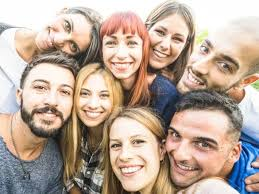
#> input picture core/download.jpg, 259 x 194 px, found by its file name
$ python learn.py
#> lines starting #> are read from the running program, lines starting #| are printed output that depends on the picture
import cv2


face_cascade = cv2.CascadeClassifier(cv2.data.haarcascades + "haarcascade_frontalface_default.xml")
print(face_cascade)
# image = cv2.imread(r"C:\Users\Administrator\OneDrive\Desktop\90789301.jpeg")
image = cv2.imread(r"C:\Users\Administrator\work\faceblur\core\download.jpg")
#> image is the input picture: shape (194, 259, 3); mean B, G, R 153.7, 167.5, 186.1
gray = cv2.cvtColor(image,cv2.COLOR_BGR2GRAY)
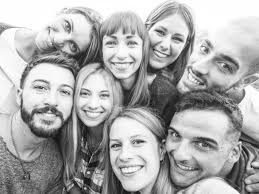
#> gray: shape (194, 259); min 1, max 255, mean 171.5

faces = face_cascade.detectMultiScale(gray,scaleFactor=1.1,minNeighbors=5)
#> faces = [[67, 73, 54, 54], [142, 16, 52, 52], [94, 21, 56, 56], [101, 119, 64, 64], [17, 64, 65, 65]]
print(faces)
#| [[ 67  73  54  54]
#|  [142  16  52  52]
#|  [ 94  21  56  56]
#|  [101 119  64  64]
#|  [ 17  64  65  65]]

for (x,y,w,h) in faces:
    face_region = image[y:y+h,x:x+w]
    blurred_face = cv2.GaussianBlur(face_region,(99,99),30)
    image[y:y+h,x:x+w] = blurred_face
    cv2.rectangle(image,(x,y),(x+w,y+h),(0,255,0),2)
#> this loop made 5 passes
#> pass 1, `face_region = image[y:y+h,x:x+w]`:
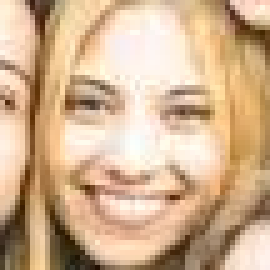
#> face_region: shape (54, 54, 3) (shown 5 times larger); mean B, G, R 144.1, 177.3, 209.3
#> pass 1, `blurred_face = cv2.GaussianBlur(face_region,(99,99),30)`:
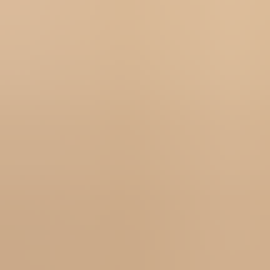
#> blurred_face: shape (54, 54, 3) (shown 5 times larger); mean B, G, R 144.8, 178.1, 210.3
#> pass 2, `face_region = image[y:y+h,x:x+w]`:
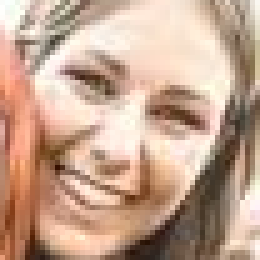
#> face_region: shape (52, 52, 3) (shown 5 times larger); mean B, G, R 143.4, 164, 196.1
#> pass 2, `blurred_face = cv2.GaussianBlur(face_region,(99,99),30)`:
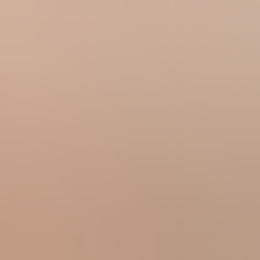
#> blurred_face: shape (52, 52, 3) (shown 5 times larger); mean B, G, R 143.5, 164.2, 196.4
#> after the loop:
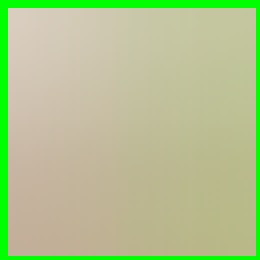
#> face_region: shape (65, 65, 3) (shown 4 times larger); mean B, G, R 143.2, 195.2, 177.7
#> after the loop:
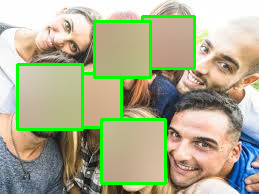
#> image: shape (194, 259, 3); mean B, G, R 144.5, 173.9, 173.5
    # print(x)

cv2.imshow('frame',image)
cv2.waitKey(0)
cv2.destroyAllWindows()
